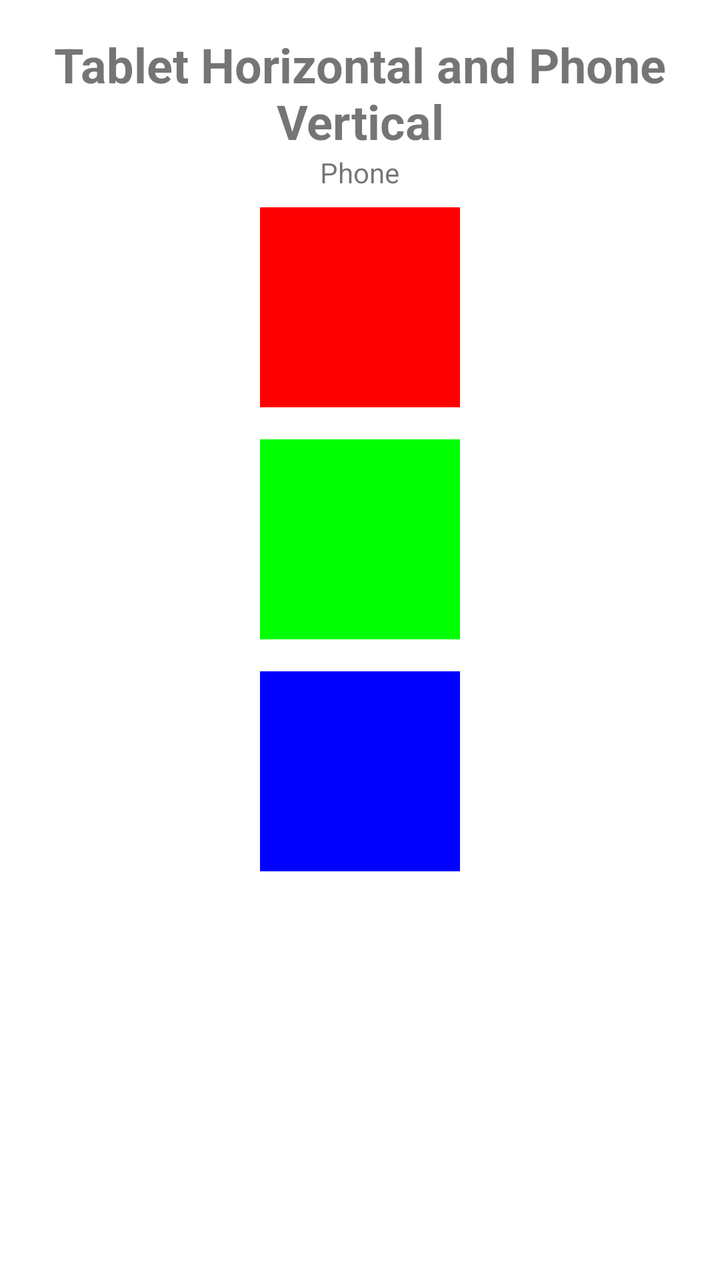
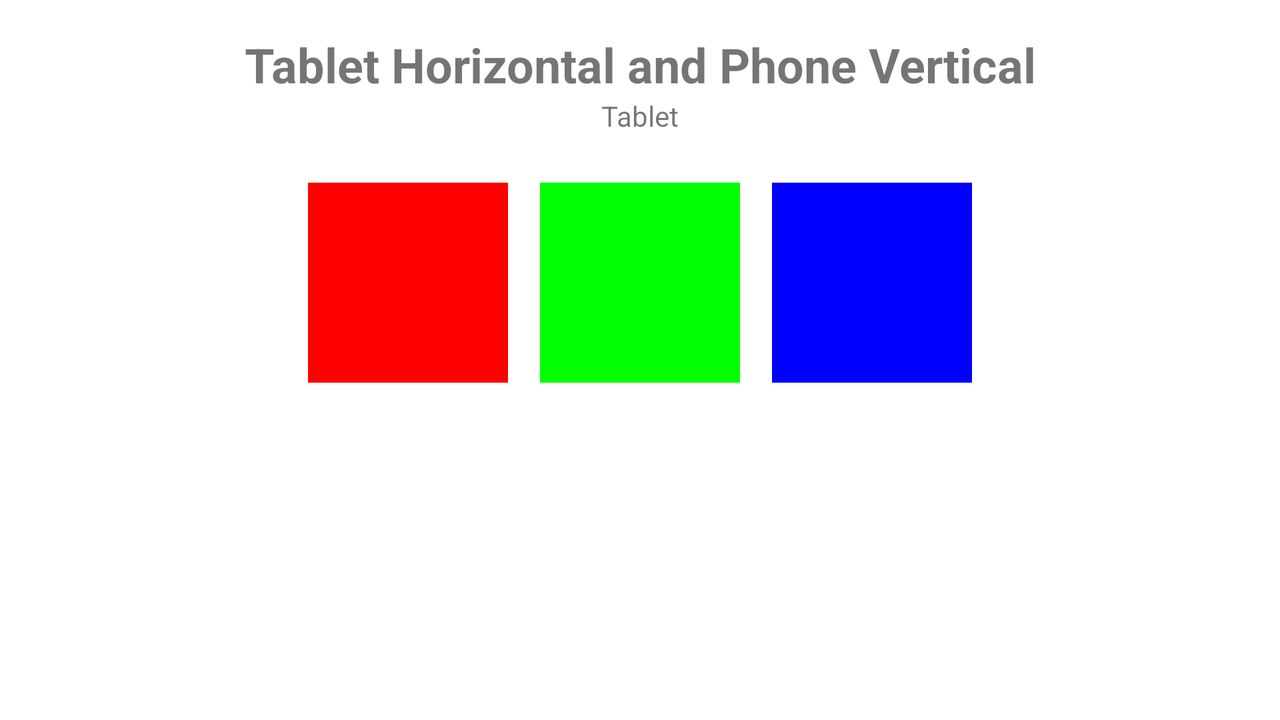

Compare how this app lays out the same screen by default and in its alternative resource folder. The renders come first, then the two layout files and the values they reference.
<!-- AndroidManifest.xml: application theme Theme.VerticalAndHorizontalAppTemp -->
<!-- res/layout/activity_tablet_horizontal_and_phone_vertical.xml -->
<?xml version="1.0" encoding="utf-8"?>
<LinearLayout xmlns:android="http://schemas.android.com/apk/res/android"
    xmlns:app="http://schemas.android.com/apk/res-auto"
    xmlns:tools="http://schemas.android.com/tools"
    android:layout_width="match_parent"
    android:layout_height="match_parent"
    tools:context=".TabletHorizontalAndPhoneVerticalActivity"
    android:orientation="vertical"
    android:padding="16dp"
    android:gravity="center|top">

    <TextView
        android:layout_width="match_parent"
        android:layout_height="wrap_content"
        android:textSize="24sp"
        android:textStyle="bold"
        android:gravity="center"
        android:text="Tablet Horizontal and Phone Vertical"/>

    <TextView
        android:layout_width="wrap_content"
        android:layout_height="wrap_content"
        android:text="Phone"/>

    <View
        android:layout_width="100dp"
        android:layout_height="100dp"
        android:layout_margin="8dp"
        android:background="#FF0000"/>

    <View
        android:layout_width="100dp"
        android:layout_height="100dp"
        android:layout_margin="8dp"
        android:background="#00FF00"/>

    <View
        android:layout_width="100dp"
        android:layout_height="100dp"
        android:layout_margin="8dp"
        android:background="#0000FF"/>

</LinearLayout>
<!-- resources referenced by this layout -->
<resources>
  <style name="Theme.VerticalAndHorizontalAppTemp" parent="Theme.MaterialComponents.DayNight.DarkActionBar">
          
          <item name="colorPrimary">@color/purple_500</item>
          <item name="colorPrimaryVariant">@color/purple_700</item>
          <item name="colorOnPrimary">@color/white</item>
          
          <item name="colorSecondary">@color/teal_200</item>
          <item name="colorSecondaryVariant">@color/teal_700</item>
          <item name="colorOnSecondary">@color/black</item>
          
          <item name="android:statusBarColor">?attr/colorPrimaryVariant</item>
          
      </style>
</resources>
<!-- res/layout-land/activity_tablet_horizontal_and_phone_vertical.xml (the repository's variant of the layout above) -->
<!-- drawn on the phone turned sideways -->
<?xml version="1.0" encoding="utf-8"?>
<LinearLayout xmlns:android="http://schemas.android.com/apk/res/android"
    xmlns:app="http://schemas.android.com/apk/res-auto"
    xmlns:tools="http://schemas.android.com/tools"
    android:layout_width="match_parent"
    android:layout_height="match_parent"
    tools:context=".TabletHorizontalAndPhoneVerticalActivity"
    android:orientation="vertical"
    android:padding="16dp"
    android:gravity="center|top">

    <TextView
        android:layout_width="match_parent"
        android:layout_height="wrap_content"
        android:textSize="24sp"
        android:textStyle="bold"
        android:gravity="center"
        android:text="Tablet Horizontal and Phone Vertical"/>

    <TextView
        android:layout_width="wrap_content"
        android:layout_height="wrap_content"
        android:text="Tablet"/>

    <LinearLayout
        android:layout_width="wrap_content"
        android:layout_height="wrap_content"
        android:layout_marginTop="16dp"
        android:orientation="horizontal">

        <View
            android:layout_width="100dp"
            android:layout_height="100dp"
            android:layout_margin="8dp"
            android:background="#FF0000"/>

        <View
            android:layout_width="100dp"
            android:layout_height="100dp"
            android:layout_margin="8dp"
            android:background="#00FF00"/>

        <View
            android:layout_width="100dp"
            android:layout_height="100dp"
            android:layout_margin="8dp"
            android:background="#0000FF"/>

    </LinearLayout>

</LinearLayout>
